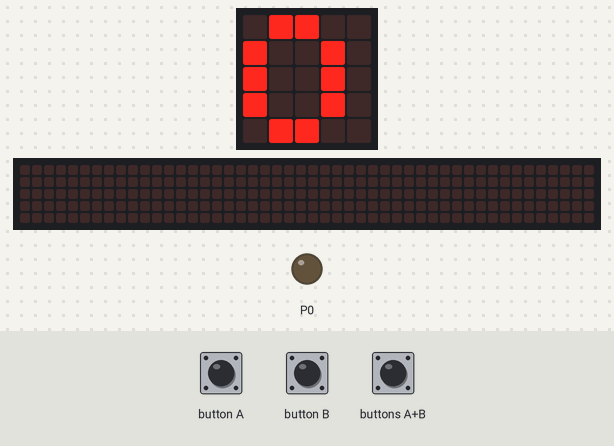
Simulated run of this program. Board: BBC micro:bit running MicroPython. Shown: the board's 5×5 LED display, a strip that is not on the board, showing the scrolling text unrolled, output pins drawn as LEDs (lit = HIGH). Inputs (shaded band) come from the test bench. The 48×5 strip is a reading aid, not a part: it shows the text the display is scrolling, unrolled, one strip-width of it at a time.

Above: at 1.2 s.
1.3 s: buttons A+B pressed for 0.15 s
At 1.37 s:
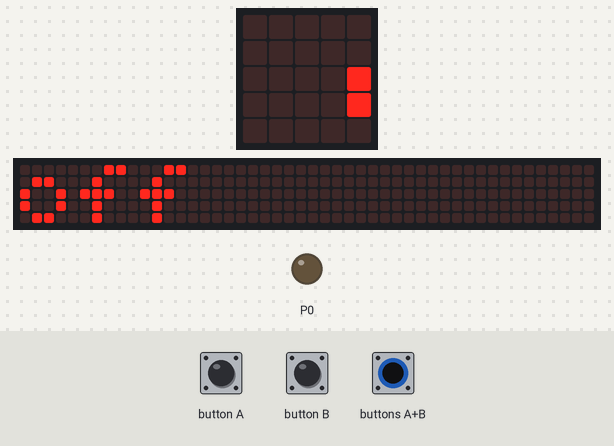
At 4.4 s:
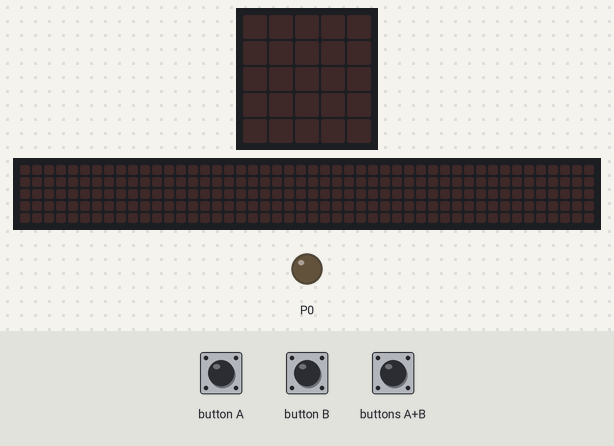
Timing chart, 0 to 5.9 s (numbered marks = the images above; inputs shaded):
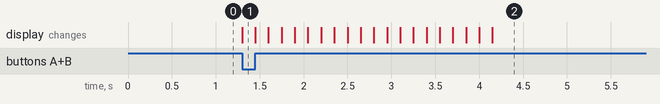

Measured:
- after the input at 1.3 s, the display: changes at once (image 1)

The program:

HW1__1_.py
```python
from microbit import *
x = 0

while True:
    if button_a.was_pressed():
        x = x + 1
    elif button_b.was_pressed():
        x = 0
    if button_a.is_pressed() and button_b.is_pressed():
        break
    if x == 0:
        display.show("0")
        pin0.write_analog(0)

    if x == 1:
        display.show("1")
        pin0.write_analog(50)

    if x == 2:
        display.show("2")
        pin0.write_analog(100)

    if x == 3:
        display.show("3")
        pin0.write_analog(150)

    if x == 4:
        display.show("4")
        pin0.write_analog(200)

    if x == 5:
        display.show("5")
        pin0.write_analog(250)

display.scroll("off")
```
